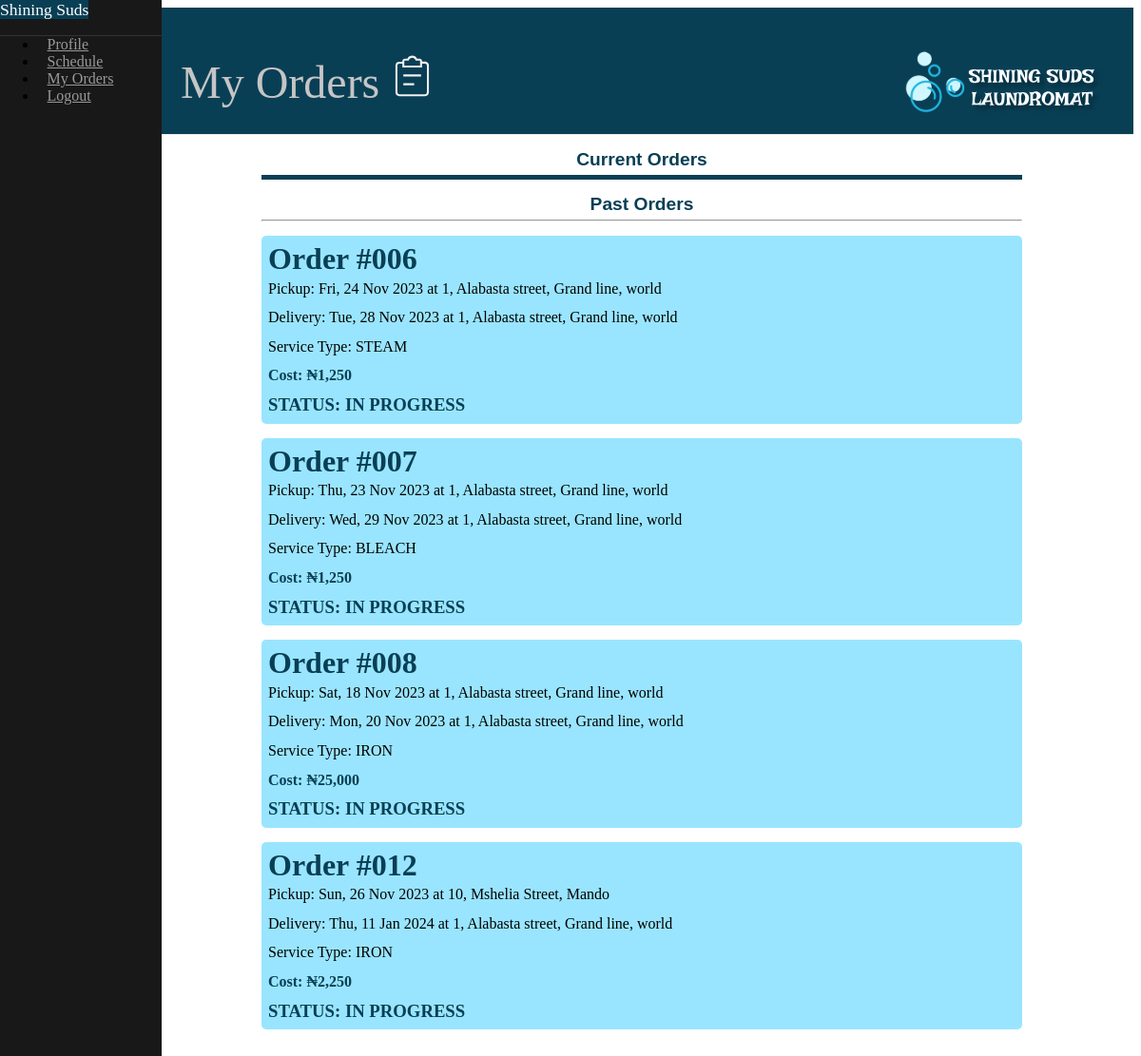
Page /orders (signed in) on the committed database.
### laundry/models.py (models this page shows, shortened)
class Order(db.Model):
    __tablename__ = 'orders'
    id = db.Column(db.Integer, primary_key=True, index=True)
    amount = db.Column(db.Integer, nullable=False)
    clothes_count = db.Column(db.Integer, nullable=False)
    status = db.Column(db.BOOLEAN, default=False)
    service_type = db.Column(db.String, default='WASH & IRON')
    message = db.Column(db.Integer, nullable=True)
    created = db.Column(db.DateTime, default=datetime.datetime.now())
    pickup_date = db.Column(db.DateTime, nullable=False)
    delivery_date = db.Column(db.DateTime, nullable=False)
    pickup_addr = db.Column(db.String, nullable=False)
    delivery_addr = db.Column(db.String, nullable=False)
    user_id = db.Column(db.Integer, db.ForeignKey('users.id', name='fk_user_id'))
    user = db.relationship("User", uselist=False, backref="orders")

### laundry/main/views.py (the view)
@main.route('/orders', methods=['GET', 'POST'])
@login_required
def orders():
    orders = Order.query.filter_by(user_id = current_user.id).order_by(Order.created).all()
    return render_template('main/orders.html', orders=orders)

### laundry/models.py (called while the page is built)
@login_manager.user_loader
def load_user(id):
    return User.get(id)

    def get(index: str | int) -> Query | None:
        return User.query.get(index) or User.query.filter_by(email=index).first()

### laundry/templates/main/orders.html (shortened to what this page needs)
{% extends "shared/base.html" %}
{% block content %}
<div id="main">
    <div class="header custom-header">
        <h1>My Orders <img src="/static/img/svg/order.svg" width="45px" alt=""></h1>
        <img src="{{ url_for('static', filename='img/svg/icon-title-white.svg') }}" alt="icon-title-white">
    </div>
    <div class="content" id="inProgress">
        <div class="pure-g">
            <div class="pure-u-1-2">
                <button type="button" class="tab-button active" onclick="orderView('current')">Current Orders</button>
            </div>
            <div class="pure-u-1-2">
                <button type="button" class="tab-button" onclick="orderView('past')">Past Orders</button>
            </div>
        </div>
        <hr style="margin: 0;">
        <div class="pure-g" id="current">
            {% for order in orders %}
            {% if not order.status %}
            <div class="pure-u-1 order">
                <h1>Order #{{ '{:03d}'.format(order.id) }}</h1>
                <p>Pickup: {{ order.pickup_date.strftime('%a, %d %b %Y') }} at {{ order.pickup_addr }}</p>
                <p>Delivery: {{ order.delivery_date.strftime('%a, %d %b %Y') }} at {{ order.delivery_addr }}</p>
                <p>Service Type: {{ order.service_type }}</p>
                <h4>Cost: {{ '₦{:,}'.format(order.amount) }}</h4>
                <h3>STATUS: IN PROGRESS</h3>
            </div>
            {% endif %}
            {% endfor %}
        </div>
    </div>
</div>
{% endblock %}

### laundry/templates/shared/base.html (shortened to what this page needs)
<!DOCTYPE html>
<html lang="en">
<head>
    <link rel="stylesheet" href="https://cdn.jsdelivr.net/npm/purecss@3.0.0/build/base-min.css">
    <link rel="stylesheet" href="https://cdn.jsdelivr.net/npm/purecss@3.0.0/build/pure-min.css">
    <link rel="stylesheet" href="https://cdn.jsdelivr.net/npm/purecss@3.0.0/build/grids-responsive-min.css">
    <link rel="stylesheet" href="{{ url_for('static', filename='css/pure-custom.css') }}", type="text/css">
    <link rel="stylesheet" href="{{ url_for('static', filename='css/my_custom.css') }}", type="text/css">
</head>
<body>
    <div id="layout">
        <div id="menu">
            {% include 'shared/menu.html' %}
        </div>
        {% block content %}
        {% endblock %}
    </div>
</body>
</html>

### laundry/templates/shared/menu.html
{% if current_user.is_authenticated %}
{% if current_user.is_superuser %}
<div class="pure-menu">
    <span class="pure-menu-heading">Shining Suds</span>
    <ul class="pure-menu-list">
        <li class="pure-menu-item">
            <a href="{{ url_for('admin.dashboard') }}" class="pure-menu-link">Dashboard</a>
        </li>
        <li class="pure-menu-item">
            <a href="{{ url_for('admin.inprogress') }}" class="pure-menu-link">In Progress</a>
        </li>
        <li class="pure-menu-item">
            <a href="{{ url_for('admin.completed') }}" class="pure-menu-link">Completed</a>
        </li>
        <li class="pure-menu-item">
            <a href="{{ url_for('admin.feedback') }}" class="pure-menu-link">Feedback</a>
        </li>
        <li class="pure-menu-item">
            <a class="pure-menu-link" href="{{ url_for('auth.logout') }}">Logout</a>
        </li>
    </ul>
</div>
{% elif not current_user.is_superuser %}
<div class="pure-menu">
    <span class="pure-menu-heading">Shining Suds</span>
    <ul class="pure-menu-list">
        <li class="pure-menu-item">
            <a class="pure-menu-link" href="{{ url_for('main.profile') }}">Profile</a>
        </li>
        <li class="pure-menu-item">
            <a class="pure-menu-link" href="{{ url_for('main.schedule') }}">Schedule</a>
        </li>
        <li class="pure-menu-item">
            <a class="pure-menu-link" href="{{ url_for('main.orders') }}">My Orders</a>
        </li>
        <li class="pure-menu-item">
            <a class="pure-menu-link" href="{{ url_for('auth.logout') }}">Logout</a>
        </li>
    </ul>
</div>
{% endif %}
{% endif %}

### laundry/static/css/pure-custom.css (style rules this page uses)
body { color: #000000; }
#layout, #menu, .menu-link { -webkit-transition: all 0.2s ease-out; -moz-transition: all 0.2s ease-out; -ms-transition: all 0.2s ease-out; -o-transition: all 0.2s ease-out; transition: all 0.2s ease-out; }
#layout { position: relative; left: 0; padding-left: 0; }
.content { margin: 0 auto; padding: 0 2em; max-width: 800px; margin-bottom: 50px; line-height: 1.6em; }
.header { margin: 0; color: #333; text-align: center; padding: 2.5em 2em 0; border-bottom: 1px solid #eee; background-color: rgb(9, 63, 85); font-family: Georgia, 'Times New Roman', Times, serif; }
.header h1 { margin: 0.2em 0; font-size: 3em; font-weight: 300; color: #c5c5c5; }
#menu { margin-left: -150px; width: 170px; position: fixed; top: 0; left: 0; bottom: 0; z-index: 1000; background: #191818; overflow-y: auto; }
#menu a { color: #999; border: none; padding: 0.6em 0 0.6em 0.6em; }
#menu .pure-menu, #menu .pure-menu ul { border: none; background: transparent; }
#menu .pure-menu ul, #menu .pure-menu .menu-item-divided { border-top: 1px solid #333; }
#menu .pure-menu-selected, #menu .pure-menu-heading { background: rgb(9, 63, 85); }
#menu .pure-menu-heading { font-size: 110%; color: #fff; margin: 0; }
@media (min-width: 48em) { .header, .content { padding-left: 2em; padding-right: 2em; } }
@media (min-width: 48em) { #layout { padding-left: 150px; left: 0; } }
@media (min-width: 48em) { #menu { left: 150px; } }

### laundry/static/css/my_custom.css (style rules this page uses)
.custom-header { display: flex; justify-content: space-between; }
::placeholder { color: rgb(9, 63, 85); opacity: 0.7; }
.order { margin: 15px auto 10px auto; background-color: rgb(153, 229, 255); padding: 7px; border-radius: 5px; }
.order h1, .order h3, .order h4 { color: rgb(9, 63, 85); }
.order h1, .order p, .order h3, .order h4 { margin-bottom: 0; margin-top: 5px; }
.tab-button { width: 100%; margin: 10px auto auto auto; background-color: white; border: none; padding: 5px; cursor: pointer; font-weight: bolder; font-size: larger; color: rgb(9, 63, 85); }
.active { border-bottom: 5px solid rgb(9, 63, 85); }

### rows in the picture
Order: id "006", pickup_date "Fri, 24 Nov 2023", pickup_addr "1, Alabasta street, Grand line, world", delivery_date "Tue, 28 Nov 2023", delivery_addr "1, Alabasta street, Grand line, world", service_type "STEAM", amount "₦1,250"
Order: id "007", pickup_date "Thu, 23 Nov 2023", pickup_addr "1, Alabasta street, Grand line, world", delivery_date "Wed, 29 Nov 2023", delivery_addr "1, Alabasta street, Grand line, world", service_type "BLEACH", amount "₦1,250"
Order: id "008", pickup_date "Sat, 18 Nov 2023", pickup_addr "1, Alabasta street, Grand line, world", delivery_date "Mon, 20 Nov 2023", delivery_addr "1, Alabasta street, Grand line, world", service_type "IRON", amount "₦25,000"
Order: id "012", pickup_date "Sun, 26 Nov 2023", pickup_addr "10, Mshelia Street, Mando", delivery_date "Thu, 11 Jan 2024", delivery_addr "1, Alabasta street, Grand line, world", service_type "IRON", amount "₦2,250"
